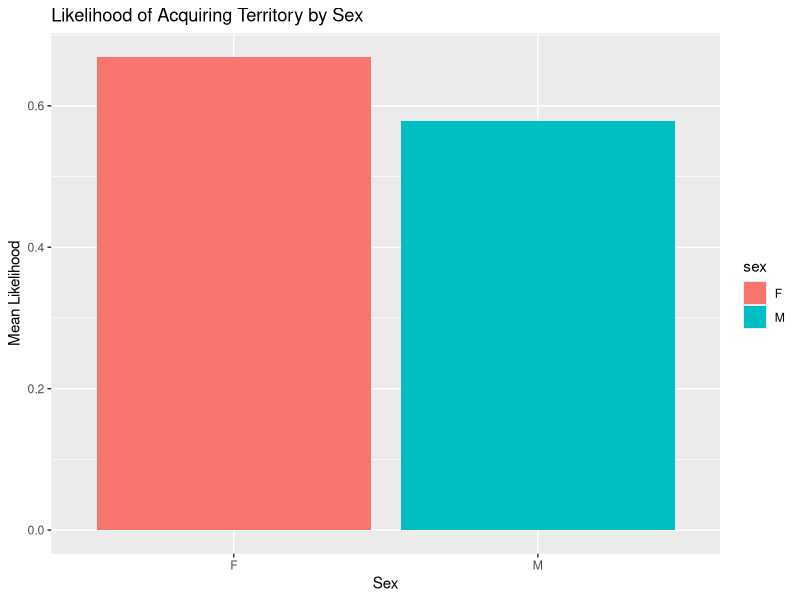
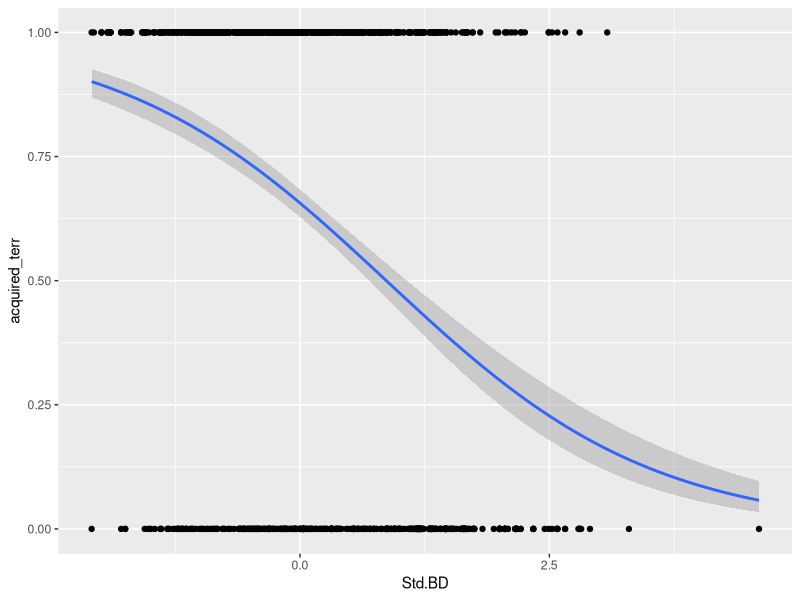
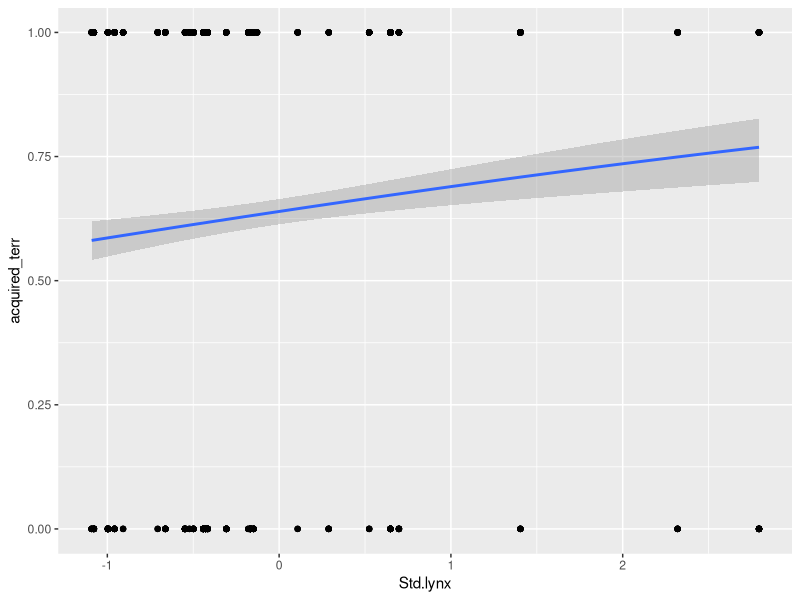
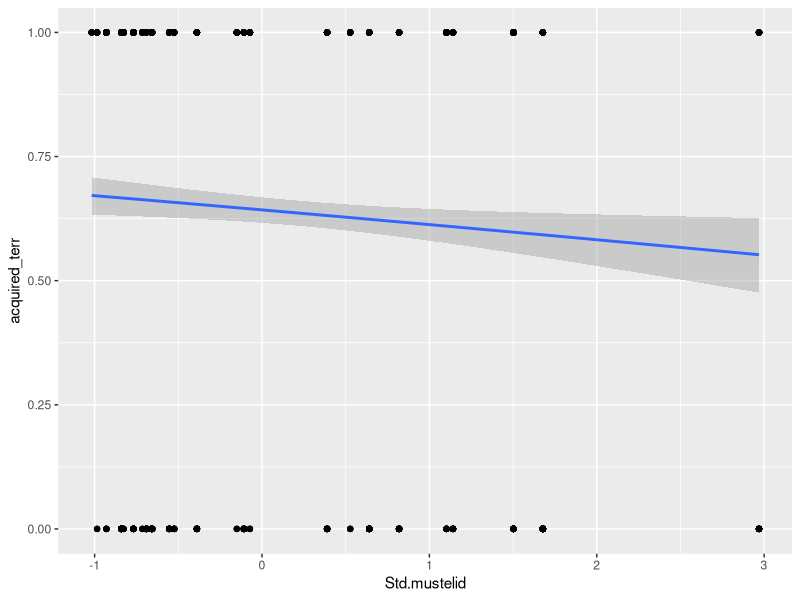
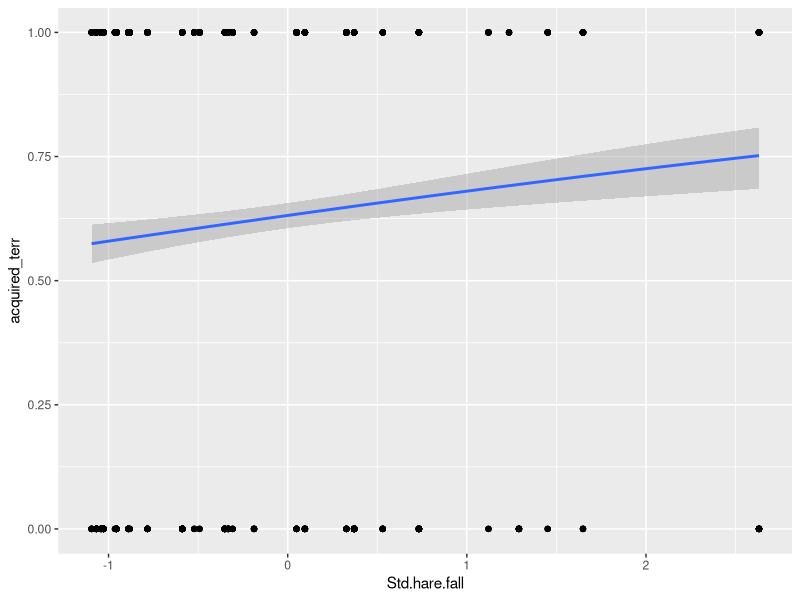

Generate these figures, in order, with R:
## ---- chunk 1
library(tidyverse)
library(lme4)
library(ggplot2)
## ---- chunk 2
juveniles <- read_csv("autumn_juveniles.csv")

head(juveniles)
## ---- chunk 3
juveniles_data <- juveniles %>% mutate(acquired_terr = case_when(owner == "acquired territory" ~ 1, TRUE ~ 0) )
head(juveniles_data)
## ---- chunk 4
# Logistic regression for Prediction 1
model_sex <- glm(acquired_terr ~ sex, 
                 family = "binomial", 
                 data = juveniles_data)
summary(model_sex)
## ---- chunk 5
# Visualize the likelihood of territory acquisition by sex
juveniles_data %>%
  group_by(sex) %>%
  summarise(mean_likelihood = mean(acquired_terr)) %>%
  ggplot(aes(x = sex, y = mean_likelihood, fill = sex)) +
  geom_bar(stat = "identity") +
  labs(title = "Likelihood of Acquiring Territory by Sex",
       x = "Sex",
       y = "Mean Likelihood")
## ---- chunk 6
# Logistic regression for Prediction 2 with multiple predictors
model_full <- glm(acquired_terr ~ sex + Std.BD + Std.growth + Std.lynx + 
                    Std.hare.fall + Std.mustelid + Std.Cleth + z.density + 
                    z.cones + z.temp, 
                  family = "binomial", 
                  data = juveniles_data)
summary(model_full)

## ---- chunk 7
# Model for Std.BD
model_StdBD <- glm(acquired_terr ~ Std.BD, family = "binomial", data = juveniles_data)

# Model for Std.growth
model_Stdgrowth <- glm(acquired_terr ~ Std.growth, family = "binomial", data = juveniles_data)

# Model for Std.lynx
model_lynx <- glm(acquired_terr ~ Std.lynx, family = "binomial", data = juveniles_data)

# Model for Std.hare.fall
model_harefall <- glm(acquired_terr ~ Std.hare.fall, family = "binomial", data = juveniles_data)

# Model for Std.mustelid
model_mustelid <- glm(acquired_terr ~ Std.mustelid, family = "binomial", data = juveniles_data)

# Model for Std.Cleth
model_Cleth <- glm(acquired_terr ~ Std.Cleth, family = "binomial", data = juveniles_data)

# Model for z.density
model_density <- glm(acquired_terr ~ z.density, family = "binomial", data = juveniles_data)

# Model for z.cones
model_cones <- glm(acquired_terr ~ z.cones, family = "binomial", data = juveniles_data)

# Model for z.temp
model_temp <- glm(acquired_terr ~ z.temp, family = "binomial", data = juveniles_data)

# Compute AIC values for each model manually
aic_values <- data.frame(
  Model = c("Full model", "sex", "Std.BD", "Std.growth", "Std.lynx", "Std.hare.fall", "Std.mustelid", "Std.Cleth", "z.density", "z.cones", "z.temp"),
  AIC = c(
    AIC(model_full),
    AIC(model_sex),
    AIC(model_StdBD),
    AIC(model_Stdgrowth),
    AIC(model_lynx),
    AIC(model_harefall),
    AIC(model_mustelid),
    AIC(model_Cleth),
    AIC(model_density),    
    AIC(model_cones),
    AIC(model_temp)
  )
)


# Sort by AIC in ascending order
aic_values <- aic_values[order(aic_values$AIC), ]

aic_values
## ---- chunk 8
juveniles_data |>
  ggplot(aes(x = Std.BD, y = acquired_terr)) + 
  geom_point() +
  geom_smooth(method = "glm", 
              method.args = list(family = "binomial")
              )
## ---- chunk 9
juveniles_data |>
  ggplot(aes(x = Std.lynx, y = acquired_terr)) + 
  geom_point() +
  geom_smooth(method = "glm", 
              method.args = list(family = "binomial")
              )
## ---- chunk 10
juveniles_data |>
  ggplot(aes(x = Std.mustelid, y = acquired_terr)) + 
  geom_point() +
  geom_smooth(method = "glm", 
              method.args = list(family = "binomial")
              )
## ---- chunk 11
juveniles_data |>
  ggplot(aes(x = Std.hare.fall, y = acquired_terr)) + 
  geom_point() +
  geom_smooth(method = "glm", 
              method.args = list(family = "binomial")
              )
